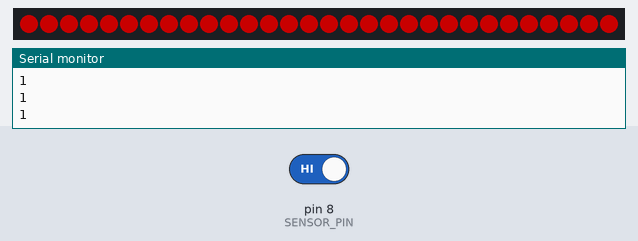
Recording of a sketch running on a simulated Arduino Uno, built with avr-gcc and run on an emulated ATmega328P. On the bench: 30 RGB LEDs in strip order, left to right, the last lines printed to the serial monitor. The test bench sets the inputs (shaded band); at power-on: pin 8 (SENSOR_PIN) HIGH. Dim RGB values are drawn brighter than linear.

Above: at 2.4 s.
2.5 s: pin 8 (SENSOR_PIN) driven LOW
At 3.2 s:
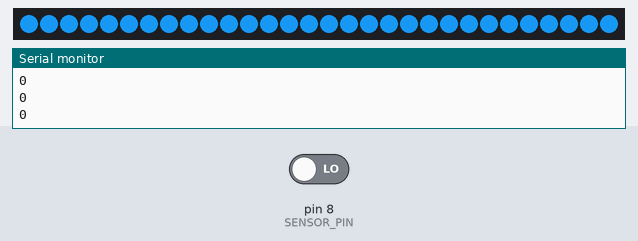
4.4 s: pin 8 (SENSOR_PIN) driven HIGH
At 4.78 s:
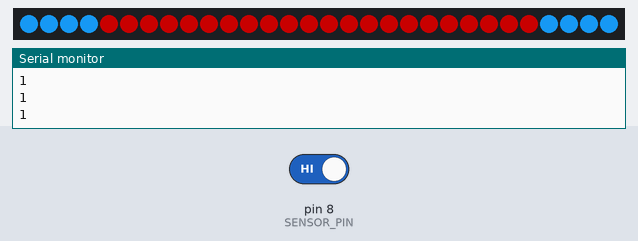
Timing chart, 0 to 7.4 s (numbered marks = the images above; inputs shaded):
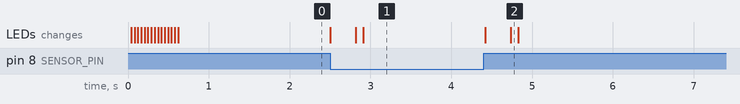

The sketch:

musicled.ino
```cpp
// Tutorial on DIY TECH TUBE https://youtu.be/gQ3qVFU4RZk
#include <FastLED.h>

int r=100;
int g=0;
int b=0;

#define LED_PIN     4
#define SENSOR_PIN  8
#define NUM_LEDS    30// Enter Number of LEDS

CRGB leds[NUM_LEDS];
CRGB led[NUM_LEDS];
int s=0;

void setup() {

  FastLED.addLeds<WS2812, LED_PIN, GRB>(leds, NUM_LEDS);

  for (int i = 29; i >= 0; i--){
    leds[i] = CRGB ( r,g,b);
    leds[29-i] = CRGB (r,g,b );
    delay(40);
    FastLED.show();
  }

  pinMode(SENSOR_PIN,INPUT_PULLUP);
  Serial.begin(9600);
}

void loop()
{
  s=digitalRead(SENSOR_PIN);
  Serial.println(s);

  if (s == LOW) {
    leds[14]=CRGB (20, 135, 217);
    leds[15]=CRGB (20, 135, 217);
  } else {
    leds[14] = CRGB ( r,g,b);
    leds[15] = CRGB ( r,g,b);
  }

  for (int i = 0; i <= 14; i++) {
     leds[i] = leds[i+1];
     leds[29-i] = leds[28-i];
  }

  FastLED.show();
  delay(30);

}
```

Measured:
- after the input at 2.5 s, the LEDs: first change at once (image 1 shows a later state)
- after the input at 4.4 s, the LEDs: first change at once (image 2 shows a later state)
